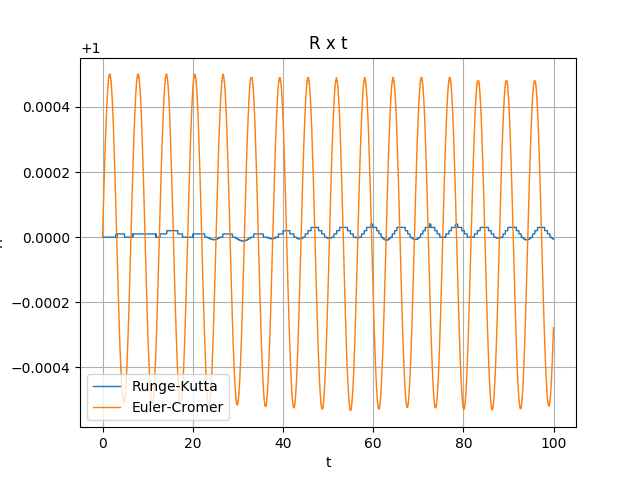

Source code (Python):
import numpy as np
from matplotlib import pyplot as plt

t, rk, ec = np.loadtxt("Rxt.dat", delimiter = "\t", unpack = True)
plt.plot(t, rk, linewidth = 1, label = "Runge-Kutta")
plt.plot(t, ec, linewidth = 1, label = "Euler-Cromer")
plt.title("R x t")
plt.legend()
plt.xlabel("t")
plt.ylabel("R")
plt.grid()
plt.savefig("Rxt.png")
